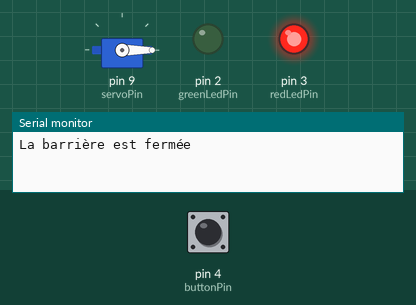
Recording of a sketch running on a simulated Arduino Uno, built with avr-gcc and run on an emulated ATmega328P. Shown: servo, output pins drawn as LEDs (lit = HIGH), the last lines printed to the serial monitor. Inputs (shaded band) come from the test bench; at power-on: pin 4 (buttonPin) LOW.

Above: at 1.2 s.
1.3 s: pin 4 (buttonPin) pulled HIGH for 0.15 s
At 1.45 s:
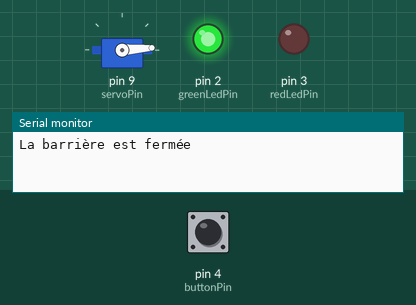
At 4.5 s:
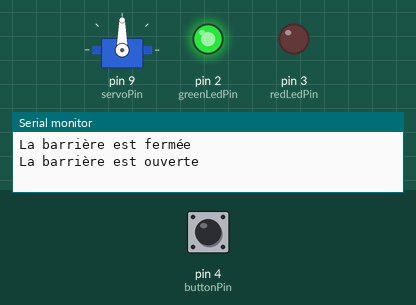
Timing chart, 0 to 12.6 s (numbered marks = the images above; inputs shaded):
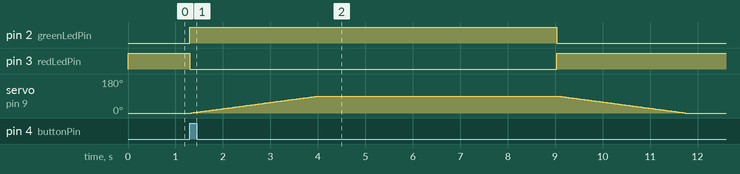

The sketch:

TP4.ino
```cpp
#include <Servo.h>   // Chargement de la bibliothèque servo.

Servo barrier;  // Creation de l'objet barrier servant à controler le servo.

const int greenLedPin=2;    // indique que la broche de la LED verte du feu bicolore est la broche 2.
const int redLedPin=3;  // indique que la broche de la LED rouge du feu bicolore est la broche 3.
const int buttonPin=4;  // indique que la broche du bouton est la broche 4.
const int servoPin=9;  // indique que la broche du servo est la broche 9.

int buttonState=0;  // Indiquera par la suite l'état du bouton : HIGH (lorsqu'il est préssé), LOW (lorsqu'il ne l'est pas). Ce n'est pas une constante car l'état variera.
int pos=0;  // Variable servant à conserver la position du servo.
int servoSpeed=30; // Reglage de la vitesse de rotation du servo.
int transitTime=5000; // Temps de passage lorsque la barriere est ouverte.


void setup() {
        Serial.begin(9600); // Initialisation du moniteur serie.
        pinMode(greenLedPin, OUTPUT);   // indique que la broche de la LED verte du feu bicolore est une sortie.
        pinMode(redLedPin, OUTPUT);     // indique que la broche de la LED rouge du feu bicolore est une sortie.
        pinMode(buttonPin, INPUT);      // indique que la broche du bouton est une entrée. On va mesurer sa tension (HIGH ou LOW).
        barrier.attach(servoPin);  // Connection du servo en broche 9 à l'objet barrier.
        digitalWrite(redLedPin, HIGH);  // Allumer la LED rouge du feu bicolore (tension 5V sur la broche).
        barrier.write(0); // Initialisation. Quelque soit la position du servo elle revient à 0.
        Serial.println("La barrière est fermée");   // on affiche "La barrière est fermée" sur le moniteur serie puis on revient à la ligne.

}

void loop() {
        buttonState=digitalRead(buttonPin); // lecture de l'état du bouton : HIGH (lorsqu'il est préssé), LOW (lorsqu'il ne l'est pas).
        if(buttonState==HIGH) { // Cette fonction verifie une condition. Dans ce cas : si l'état du bouton est HIGH le code ci-dessous sera exécuté. Dans le cas inverse (LOW) la boucle (loop) recommencera.
                digitalWrite(redLedPin, LOW);
                digitalWrite(greenLedPin, HIGH);
                for (pos = 0; pos <= 90; pos += 1) { // Rotation de 0 degrees à 90 degrees.
                        barrier.write(pos);  // On demande au servo d'aller à la position "pos".
                        delay(servoSpeed);  // On donne "servoSpeed" (30ms) au servo pour arriver à la position.
                }
                Serial.println("La barrière est ouverte");  // on affiche "La barrière est ouverte" sur le moniteur serie puis on revient à la ligne.
                delay(transitTime); // On attend la valeur de "transitTime" en ms (ici 5s)
                digitalWrite(greenLedPin, LOW); // Eteindre la LED verte du feu bicolore (tension 0V sur la broche).
                digitalWrite(redLedPin, HIGH);  // Allumer la LED rouge du feu bicolore (tension 5V sur la broche).
                Serial.println("La barrière est fermée");   // on affiche "La barrière est fermée" sur le moniteur serie puis on revient à la ligne.
                for (pos = 90; pos >= 0; pos -= 1) { // Rotation de 90 degrees à 0 degrees.
                        barrier.write(pos); // On demande au servo d'aller à la position "pos".
                        delay(servoSpeed);  // On donne la valeur "servoSpeed" (ici 30ms) au servo pour arriver à la position.
                }


        }
}
```

Measured:
- after the input at 1.3 s, pin 2 (greenLedPin): LOW → HIGH at once, → LOW 7.7 s later; pin 3 (redLedPin): HIGH → LOW at once, → HIGH 7.7 s later; servo on pin 9 (servoPin): rises from 0° to 90° in 2.7 s, then falls to 0° in 7.7 s
